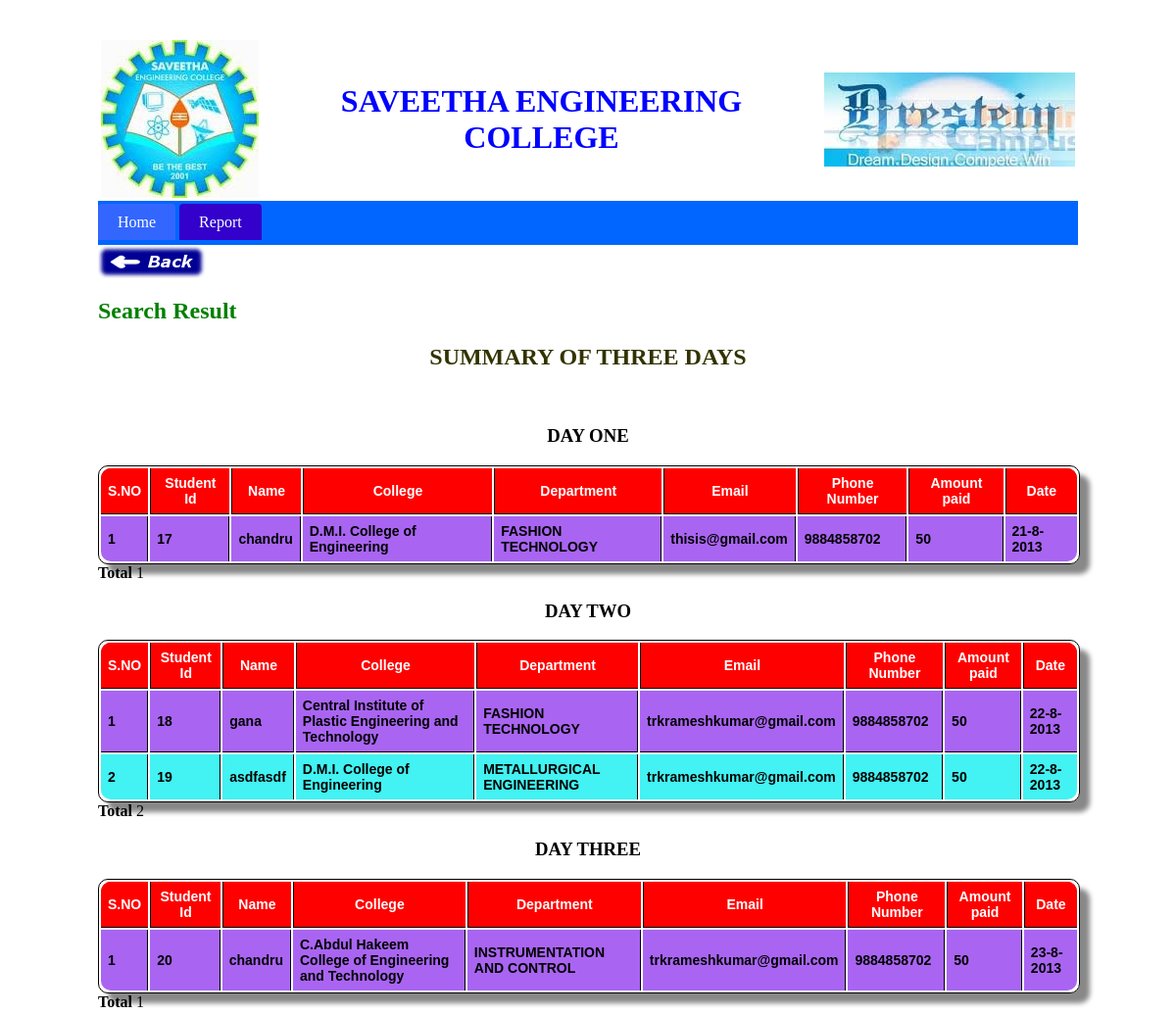
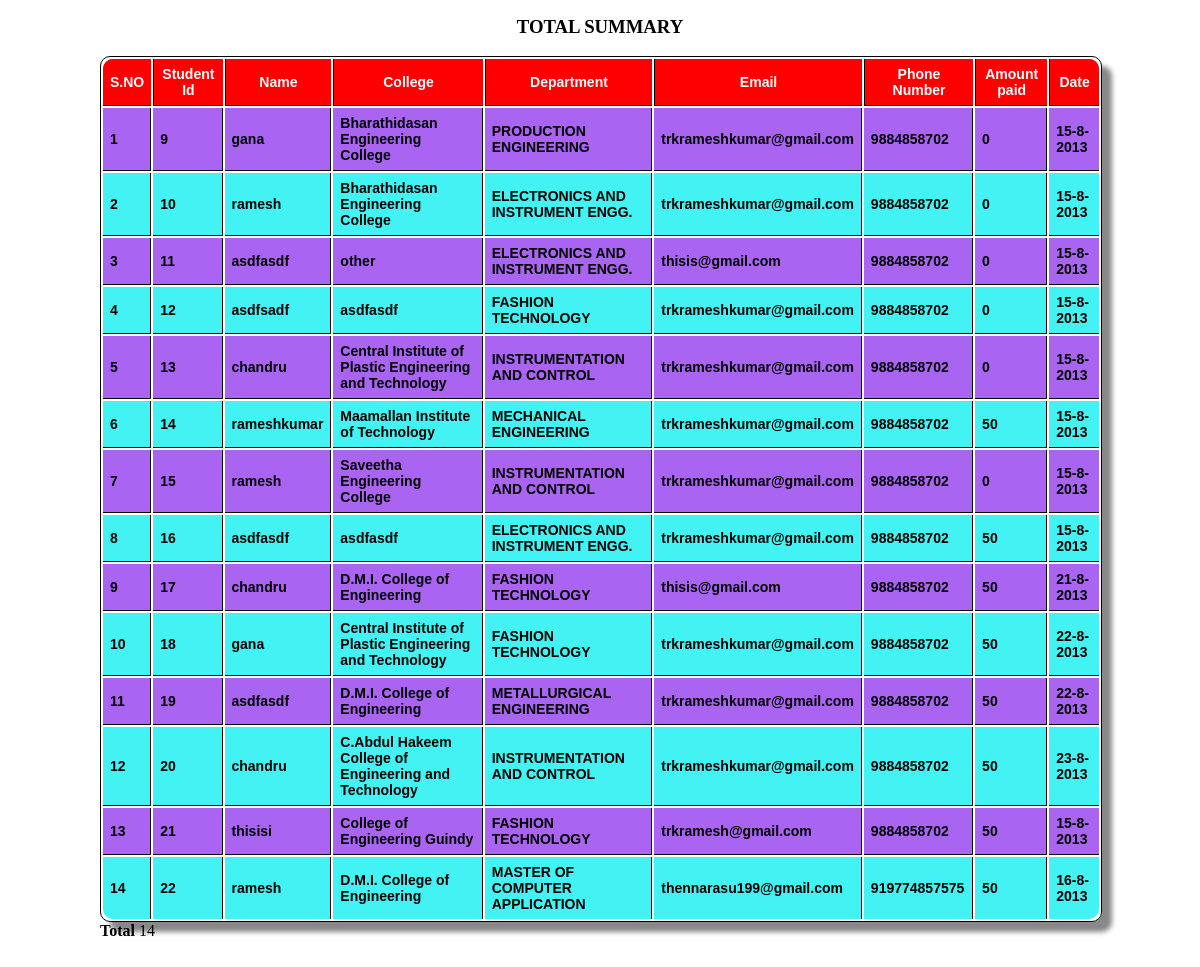
The page /total_summary.php on the database its author committed (2 pictures, top to bottom).
### tables this page shows
CREATE TABLE IF NOT EXISTS `participant` (
  `id` int(11) NOT NULL AUTO_INCREMENT,
  `name` varchar(200) NOT NULL,
  `department` varchar(200) NOT NULL,
  `college` text NOT NULL,
  `phone` varchar(200) NOT NULL,
  `email` varchar(200) NOT NULL,
  `amount` int(10) NOT NULL,
  `date` varchar(200) NOT NULL,
  `ip` varchar(200) NOT NULL,
  PRIMARY KEY (`id`)
);

### total_summary.php (the view, shortened to what this page needs)
<!DOCTYPE html PUBLIC "-//W3C//DTD XHTML 1.0 Transitional//EN" "http://www.w3.org/TR/xhtml1/DTD/xhtml1-transitional.dtd">
<html xmlns="http://www.w3.org/1999/xhtml">
<head>
<link  rel="stylesheet" type="text/css" href="form.css" >
<link  rel="stylesheet" type="text/css" href="table_css.css" >
</head>
<body>
<?php
echo"<div align=\"left\">
<font color=\"green\" ><h2>Search Result</h2></font>
</div>";
echo "<div id=\"collegename\"><span class=\"headl\"><h2>SUMMARY OF THREE DAYS</h2></span></div>";
$done = mysql_query("SELECT * FROM participant where date='21-8-2013'");
$dtwo = mysql_query("SELECT * FROM participant where date='22-8-2013'");
$dthree = mysql_query("SELECT * FROM participant where date='23-8-2013'");
$result = mysql_query("SELECT * FROM participant");
echo "<h3>DAY ONE</h3>";
echo "<div class=\"CSSTableGenerator\" >";
echo "<table>
<tr>
<td>S.NO</td>
<td>Student Id</td>
<td>Name</td>
<td>College</td>
<td>Department</td>
<td>Email</td>
<td>Phone Number</td>
<td>Amount paid</td>
<td>Date</td>
</tr>";
$sno1=1;
$total1=0;
while($row = mysql_fetch_array($done))
  {
  echo "<tr>";
  echo "<td>" . $sno1 . "</td>";
  echo "<td>" . $row['id'] . "</td>";
  echo "<td>" . $row['name'] ."</td>";
  echo "<td>" . $row['college'] . "</td>";
 echo "<td>" . $row['department'] . "</td>";
  echo "<td>" . $row['email'] . "</td>";
  echo "<td>" . $row['phone'] . "</td>";
  echo "<td>" . $row['amount'] . "</td>";
  echo "<td>" . $row['date'] . "</td>";
  echo "</tr>";
  $total1++;
  $sno1++;
  }
echo "</table>";
echo"</div>";
echo"<div align=\"left\">";
echo"<b>Total</b>"." ".$total1;
echo"</div>";
echo "<h3>DAY TWO</h3>";
echo "<div class=\"CSSTableGenerator\" >";
echo "<table>
<tr>
<td>S.NO</td>
<td>Student Id</td>
<td>Name</td>
<td>College</td>
<td>Department</td>
<td>Email</td>
<td>Phone Number</td>
<td>Amount paid</td>
<td>Date</td>
</tr>";
$sno2=1;
$total2=0;
while($row = mysql_fetch_array($dtwo))
  {
  echo "<tr>";
   echo "<td>" . $sno2 . "</td>";
  echo "<td>" . $row['id'] . "</td>";
  echo "<td>" . $row['name'] . "</td>";
  echo "<td>" . $row['college'] . "</td>";
   echo "<td>" . $row['department'] . "</td>";
  echo "<td>" . $row['email'] . "</td>";
  echo "<td>" . $row['phone'] . "</td>";
  echo "<td>" . $row['amount'] . "</td>";
  echo "<td>" . $row['date'] . "</td>";
  echo "</tr>";
  $total2++;
  $sno2++;
  }
echo "</table>";
echo"</div>";
echo"<div align=\"left\">";
echo"<b>Total</b>"." ".$total2;
echo"</div>";
echo "<h3>DAY THREE</h3>";
echo "<div class=\"CSSTableGenerator\" >";
echo "<table>
<tr>
<td>S.NO</td>
<td>Student Id</td>
<td>Name</td>
<td>College</td>
<td>Department</td>
<td>Email</td>
<td>Phone Number</td>
<td>Amount paid</td>
<td>Date</td>
</tr>";
$sno3=1;
$total3=0;
while($row = mysql_fetch_array($dthree))
  {
  echo "<tr>";
   echo "<td>" . $sno3 . "</td>";
  echo "<td>" . $row['id'] . "</td>";
  echo "<td>" . $row['name']."</td>";
  echo "<td>" . $row['college'] . "</td>";
   echo "<td>" . $row['department'] . "</td>";
  echo "<td>" . $row['email'] . "</td>";
  echo "<td>" . $row['phone'] . "</td>";
  echo "<td>" . $row['amount'] . "</td>";
    echo "<td>" . $row['date'] . "</td>";
  echo "</tr>";
  $total3++;
  $sno3++;
  }
echo "</table>";
echo"</div>";
echo"<div align=\"left\">";
echo"<b>Total</b>"." ".$total3;
echo"</div>";
echo "<h3>TOTAL SUMMARY</h3>";
echo "<div class=\"CSSTableGenerator\" >";
echo "<table>
<tr>
<td>S.NO</td>
<td>Student Id</td>
<td>Name</td>
<td>College</td>
<td>Department</td>
<td>Email</td>
<td>Phone Number</td>
<td>Amount paid</td>
<td>Date</td>
</tr>";
$sno4=1;
$total4=0;
while($row = mysql_fetch_array($result))
  {
  echo "<tr>";
   echo "<td>" . $sno4 . "</td>";
  echo "<td>" . $row['id'] . "</td>";
  echo "<td>" . $row['name']. "</td>";
    echo "<td>" . $row['college'] . "</td>";
   echo "<td>" . $row['department'] . "</td>";
  echo "<td>" . $row['email'] . "</td>";
  echo "<td>" . $row['phone'] . "</td>";
  echo "<td>" . $row['amount'] . "</td>";
    echo "<td>" . $row['date'] . "</td>";
  echo "</tr>";
  $total4++;
  $sno4++;
  }
echo "</table>";
echo"</div>";
echo"<div align=\"left\">";
echo"<b>Total</b>"." ".$total4;
echo"</div>";
echo"</div>";
?></body>
</html>

### form.css (style rules this page uses)
#collegename { font-family:"Times New Roman", Times, serif; color: #936; }
.headl { font-family:"Times New Roman", Times, serif; color:#330; }
h1 { font: Georgia, serif; color: blue; }
body { font: "Trebuchet MS", Verdana, sans-serif; background-color: FF00FF; color: 696969; }
#main { padding: 30px; background-color: #FFF; border-radius: 0 4px 4px 4px; width:1000px; }
ul#menu { padding: 0px; position: relative; margin: 0; background-color: #09F; }
ul#menu li { display: inline; }
ul#menu li a { background-color:#36F; padding: 10px 20px; text-decoration: none; line-height: 2.8em; color:#FFF; border-radius: 4px 4px 0 0; }

### table_css.css (style rules this page uses)
.CSSTableGenerator { margin:0px;padding:0px; width:100%; box-shadow: 10px 10px 5px #888888; border:1px solid #000000; -moz-border-radius-bottomleft:10px; -webkit-border-bottom-left-radius:10px; border-bottom-left-radius:10px; -moz-border-radius-bottomright:10px; -webkit-border-bottom-right-radius:10px; border-bottom-right-radius:10px; -moz-border-radius-topright:10px; -webkit-border-top-right-radius:10px; border-top-right-radius:10px; -moz-border-radius-topleft:10px; -webkit-border-top-left-radius:10px; border-top-left-radius:10px; }
.CSSTableGenerator table { width:100%; height:100%; margin:0px;padding:0px; }
.CSSTableGenerator tr:last-child td:last-child { -moz-border-radius-bottomright:10px; -webkit-border-bottom-right-radius:10px; border-bottom-right-radius:10px; }
.CSSTableGenerator table tr:first-child td:first-child { -moz-border-radius-topleft:10px; -webkit-border-top-left-radius:10px; border-top-left-radius:10px; }
.CSSTableGenerator table tr:first-child td:last-child { -moz-border-radius-topright:10px; -webkit-border-top-right-radius:10px; border-top-right-radius:10px; }
.CSSTableGenerator tr:last-child td:first-child { -moz-border-radius-bottomleft:10px; -webkit-border-bottom-left-radius:10px; border-bottom-left-radius:10px; }
.CSSTableGenerator tr:nth-child(odd) { background-color:#43f2f2; }
.CSSTableGenerator tr:nth-child(even) { background-color:#a965f2; }
.CSSTableGenerator td { vertical-align:middle; border:1px solid #000000; border-width:0px 1px 1px 0px; text-align:left; padding:7px; font-size:14px; font-family:Arial; font-weight:bold; color:#000000; }
.CSSTableGenerator tr:last-child td { border-width:0px 1px 0px 0px; }
.CSSTableGenerator tr td:last-child { border-width:0px 0px 1px 0px; }
.CSSTableGenerator tr:last-child td:last-child { border-width:0px 0px 0px 0px; }
.CSSTableGenerator tr:first-child td { background:-o-linear-gradient(bottom, #ff0000 5%, #ff0000 100%); background:-webkit-gradient( linear, left top, left bottom, color-stop(0.05, #ff0000), color-stop(1, #ff0000) ); background:-moz-linear-gradient( center top, #ff0000 5%, #ff0000 100% ); filter:progid:DXImageTransform.Microsoft.gradient(startColorstr="#ff0000", endColorstr="#ff0000"); background: -o-linear-gradient(top,#ff0000,ff0000); background-color:#ff0000; border:0px solid #000000; text-align:center; border-width:0px 0px 1px 1px; font-size:14px; font-family:Arial; font-weight:bold; color:#ffffff; }
.CSSTableGenerator tr:first-child td:first-child { border-width:0px 0px 1px 0px; }
.CSSTableGenerator tr:first-child td:last-child { border-width:0px 0px 1px 1px; }

### rows shown on the page
participant: id "17", name "chandru", college "D.M.I. College of Engineering", department "FASHION TECHNOLOGY", email "thisis@gmail.com", phone "9884858702", amount "50", date "21-8-2013"
participant: id "18", name "gana", college "Central Institute of Plastic Engineering and Technology", department "FASHION TECHNOLOGY", email "trkrameshkumar@gmail.com", phone "9884858702", amount "50", date "22-8-2013"
participant: id "19", name "asdfasdf", college "D.M.I. College of Engineering", department "METALLURGICAL ENGINEERING", email "trkrameshkumar@gmail.com", phone "9884858702", amount "50", date "22-8-2013"
participant: id "20", name "chandru", college "C.Abdul Hakeem College of Engineering and Technology", department "INSTRUMENTATION AND CONTROL", email "trkrameshkumar@gmail.com", phone "9884858702", amount "50", date "23-8-2013"
participant: id "9", name "gana", college "Bharathidasan Engineering College", department "PRODUCTION ENGINEERING", email "trkrameshkumar@gmail.com", phone "9884858702", amount "0", date "15-8-2013"
participant: id "10", name "ramesh", college "Bharathidasan Engineering College", department "ELECTRONICS AND INSTRUMENT ENGG.", email "trkrameshkumar@gmail.com", phone "9884858702", amount "0", date "15-8-2013"
participant: id "11", name "asdfasdf", college "other", department "ELECTRONICS AND INSTRUMENT ENGG.", email "thisis@gmail.com", phone "9884858702", amount "0", date "15-8-2013"
participant: id "12", name "asdfsadf", college "asdfasdf", department "FASHION TECHNOLOGY", email "trkrameshkumar@gmail.com", phone "9884858702", amount "0", date "15-8-2013"
participant: id "13", name "chandru", college "Central Institute of Plastic Engineering and Technology", department "INSTRUMENTATION AND CONTROL", email "trkrameshkumar@gmail.com", phone "9884858702", amount "0", date "15-8-2013"
participant: id "14", name "rameshkumar", college "Maamallan Institute of Technology", department "MECHANICAL ENGINEERING", email "trkrameshkumar@gmail.com", phone "9884858702", amount "50", date "15-8-2013"
participant: id "15", name "ramesh", college "Saveetha Engineering College", department "INSTRUMENTATION AND CONTROL", email "trkrameshkumar@gmail.com", phone "9884858702", amount "0", date "15-8-2013"
participant: id "16", name "asdfasdf", college "asdfasdf", department "ELECTRONICS AND INSTRUMENT ENGG.", email "trkrameshkumar@gmail.com", phone "9884858702", amount "50", date "15-8-2013"
participant: id "21", name "thisisi", college "College of Engineering Guindy", department "FASHION TECHNOLOGY", email "trkramesh@gmail.com", phone "9884858702", amount "50", date "15-8-2013"
participant: id "22", name "ramesh", college "D.M.I. College of Engineering", department "MASTER OF COMPUTER APPLICATION", email "thennarasu199@gmail.com", phone "919774857575", amount "50", date "16-8-2013"

### other values the page prints
$total1 "1"
$total2 "2"
$total3 "1"
$total4 "14"
